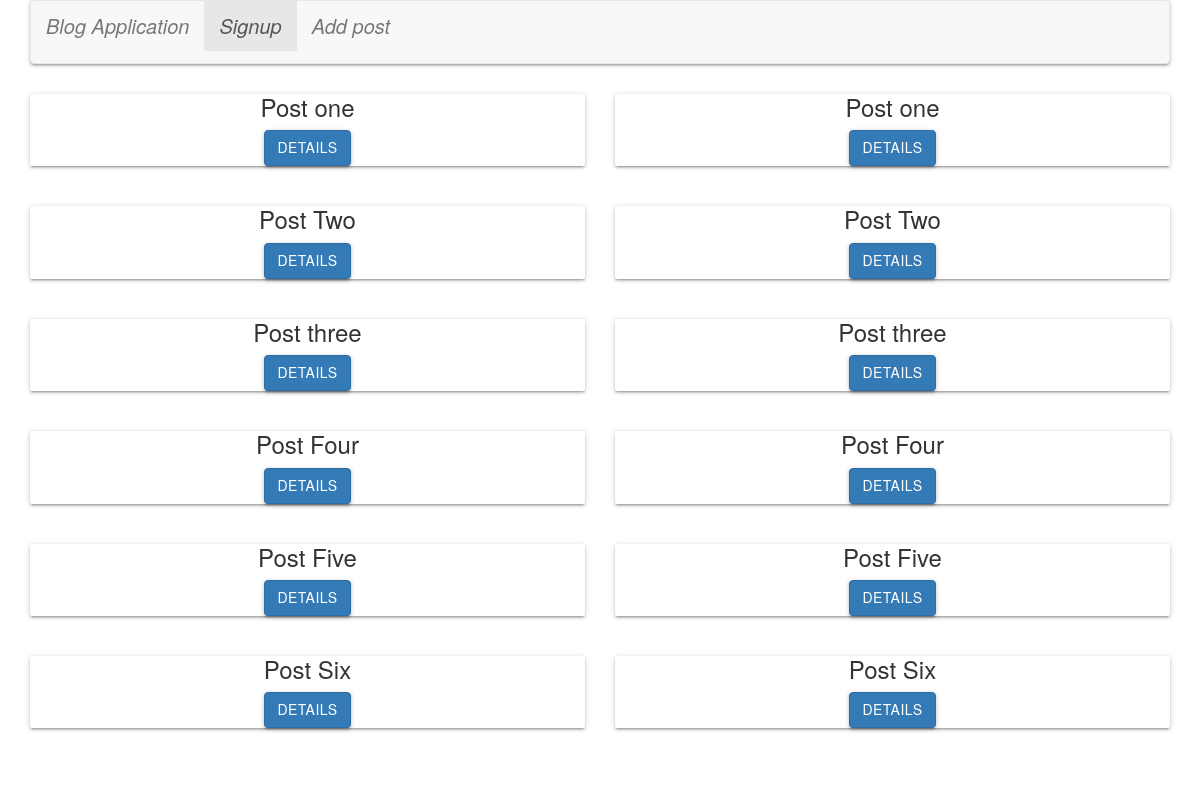
The page /blog/ on the database as committed earlier.
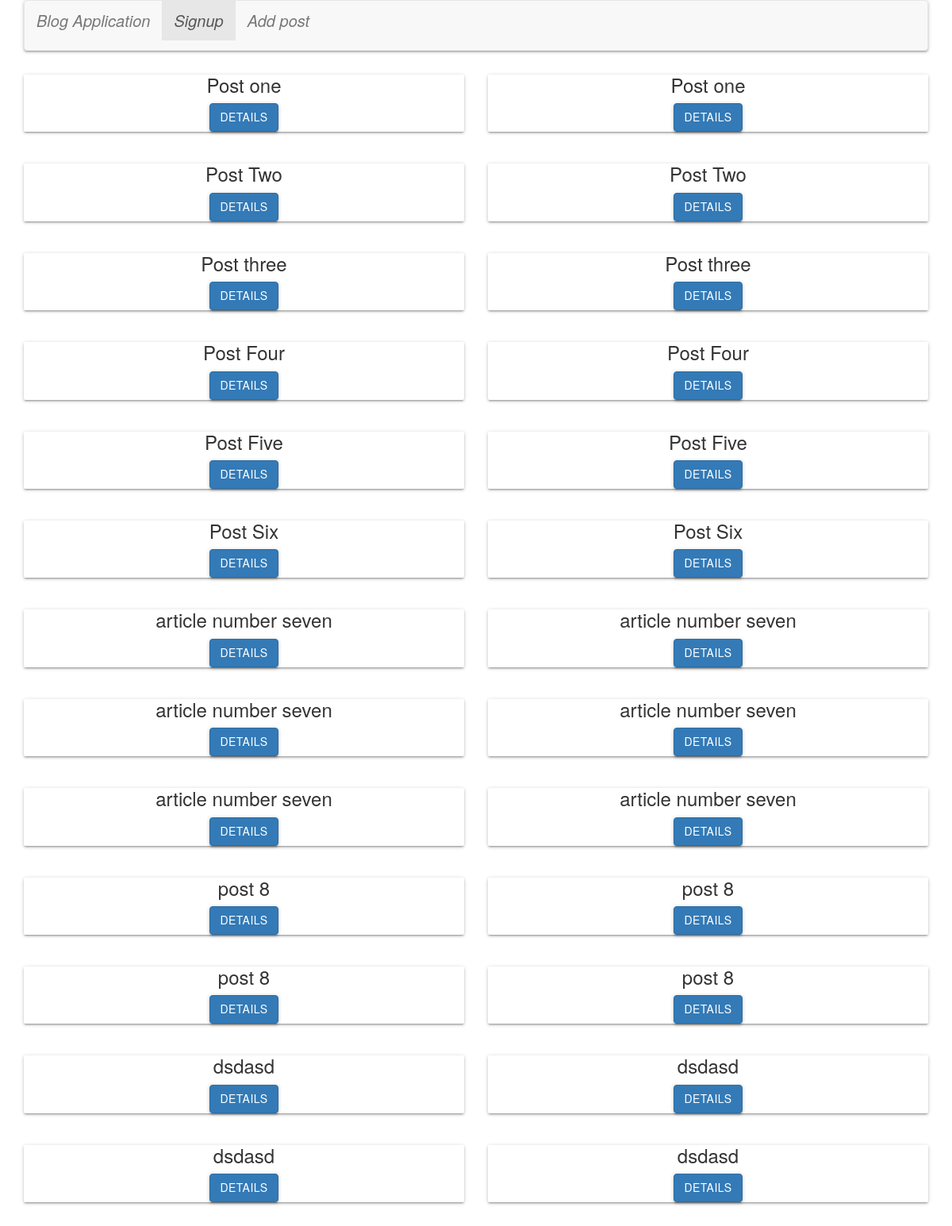
The same page on the database as committed later.
### blog/models.py (models this page shows, shortened)
class Post(models.Model):
    title = models.CharField(max_length=200)
    text = models.TextField()
    created_at = models.DateTimeField(default=datetime.now, blank=True)

### blog/views.py (the view)
# urls.py: path('', views.index, name='index'),
def index(request):
    post = Post.objects.all()
    context = {
        'title':'These are the Latest Posts',
        'post': post,
        }
    return render(request,'blog/index.html', context)

### blog/templates/blog/index.html
{% extends 'blog/base.html' %}
{% load static %}
{% block content %}
    {% for index in post %}
        <div class="row">
            <div class="col-sm-6">
                <div class="card text-center">
                    <div class="card-body">
                        <h5 class="card-title">{{ index.title }}</h5>
                        <a href="/blog/details/{{ index.id }}" class="btn btn-primary">Details</a>
                    </div>
                </div>
             </div>
            <div class="col-sm-6">
                <div class="card text-center">
                    <div class="card-body">
                        <h5 class="card-title">{{ index.title }}</h5>
                        <a href="/blog/details/{{ index.id }}" class="btn btn-primary">Details</a>
                    </div>
                </div>
            </div>
        </div>
        {% endfor %}
{% endblock %}

### blog/templates/blog/base.html (shortened to what this page needs)
{% load static %}
<html>
<head>
    <link rel="stylesheet" href="https://cdnjs.cloudflare.com/ajax/libs/materialize/1.0.0/css/materialize.min.css">
    <link rel="stylesheet" href="//maxcdn.bootstrapcdn.com/bootstrap/3.2.0/css/bootstrap.min.css">
    <link rel="stylesheet" href="{% static 'css/main.css' %}">
</head>
<body>
    <header class="container center-align">
            <nav class="navbar navbar-default">
                    <div class="container-fluid">
                        <div class="navbar-header">
                            <a class="navbar-brand" href="#">Blog Application</a>
                        </div>
                        <div class="collapse navbar-collapse" id="bs-example-navbar-collapse-1">
                            <ul class="nav navbar-nav">
                                <li class="active"><a href="{% url 'blog:signup' %}">Signup <span class="sr-only">(current)</span></a></li>
                                <li><a href="{% url 'blog:post_new' %}">Add post</a></li>
                            </ul>
                        </div>
                    </div>
            </nav>
    </header>
   <div class="container">
        {%  block content %}
        {% endblock %}
    </div>
</body>
</html>

### blog/static/css/main.css (style rules this page uses)
.container-fluid a { font: bold; font-style: italic; text-align: center; font-size: 20px; }
body { background-image: url("/images/bground.jpg") }

Rows that differ between the two databases and show on the page:
added Post: title "article number seven"
added Post: title "article number seven"
added Post: title "article number seven"
added Post: title "post 8"
added Post: title "post 8"
added Post: title "dsdasd"
added Post: title "dsdasd"
